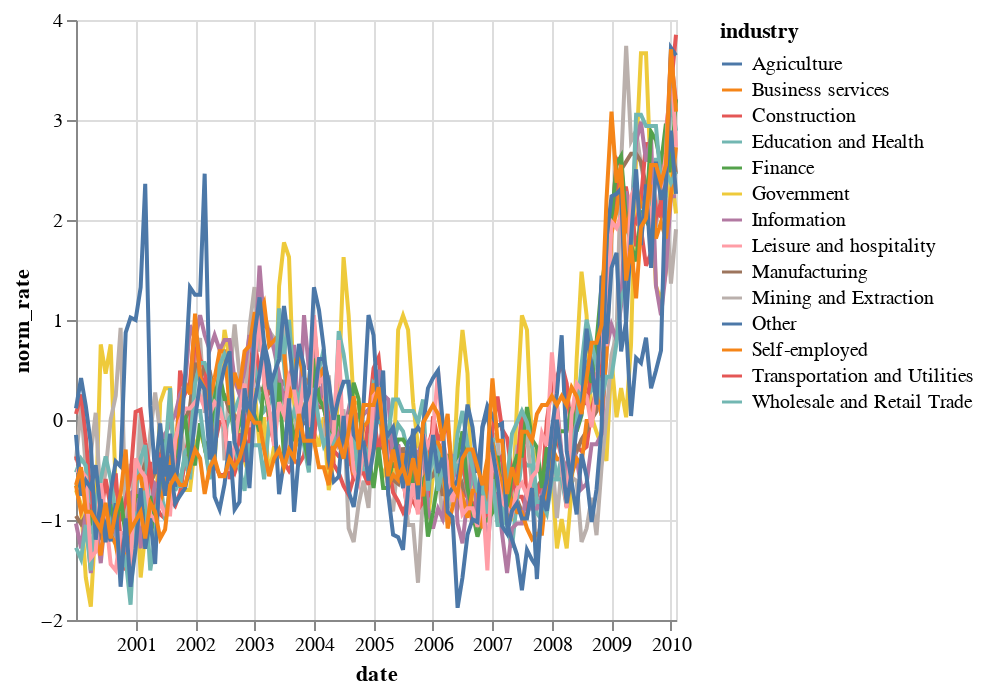

Write notebook code for a chart like this one.
### Markdown cell above
* Make an Altair chart of this data, using `mark_line`, using "date" for the x-channel, using "norm_rate" for the y-channel, and using "industry" for the color.

Side question: can you recognize the impact of the 2008 financial crisis?

### Code cell
alt.Chart(df).mark_line().encode(x = "date", y = "norm_rate", color = "industry")

### Figure 1 — Vega-Lite specification as saved in the notebook (floating-point values rounded to 4 significant figures; data arrays with more than 128 entries replaced by an {"elided": "..."} marker saying what was removed)
{"config": {"view": {"continuousWidth": 300, "continuousHeight": 300}}, "data": {"name": "data-ee67560bc57a547fcb6cd86a286604ca"}, "mark": {"type": "line"}, "encoding": {"color": {"field": "industry", "type": "nominal"}, "x": {"field": "date", "type": "temporal"}, "y": {"field": "norm_rate", "type": "quantitative"}}, "$schema": "https://vega.github.io/schema/vega-lite/v5.20.1.json", "datasets": {"data-ee67560bc57a547fcb6cd86a286604ca": {"elided": "1708 records"}}}
